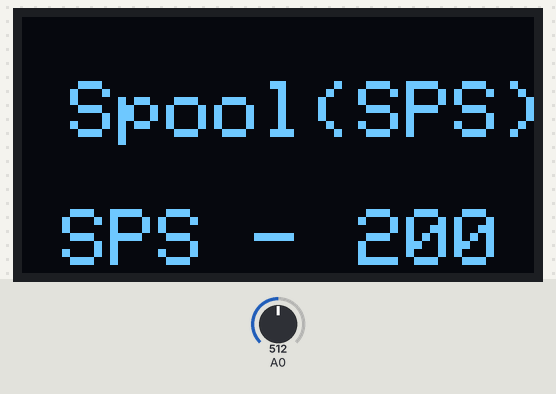
The sketch below on a simulated Arduino Uno, built with avr-gcc and run on an emulated ATmega328P. Shown: 128×64 one-colour display. The test bench sets the inputs (shaded band); at power-on: A0 = 512.

Above: at 1.3 s.
1.4 s: A0 set to 716
At 2.6 s:
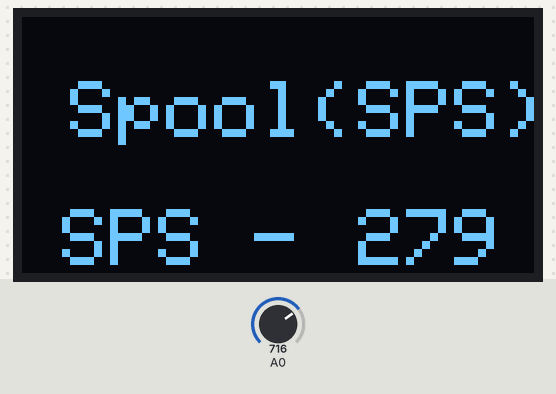
2.9 s: A0 set to 900
At 4.1 s:
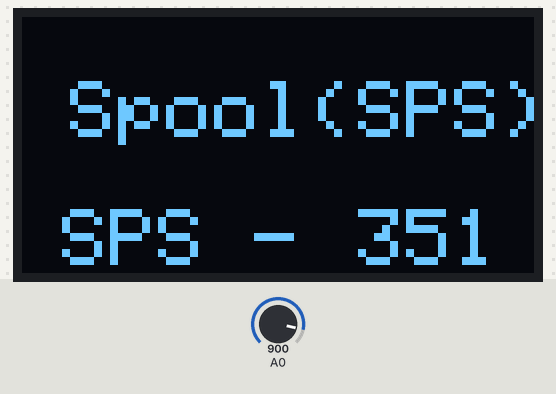
4.4 s: A0 set to 1023
At 4.8 s:
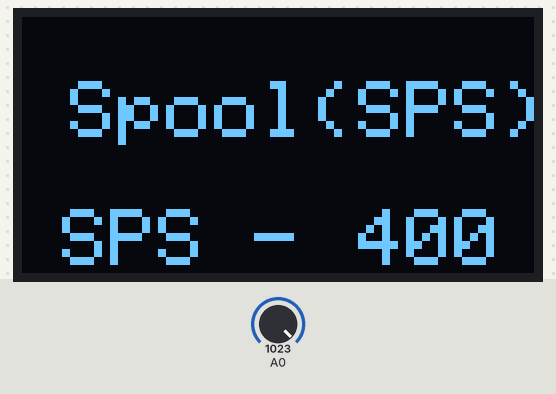
Timing chart, 0 to 7.4 s (numbered marks = the images above; inputs shaded):
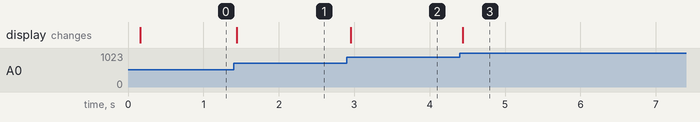

Measured:
- after the input at 1.4 s, the display: changes at once (image 1)
- after the input at 2.9 s, the display: changes after 0.06 s (image 2)
- after the input at 4.4 s, the display: changes at once (image 3)

The sketch:

OLED_code_with_potentiometer.ino
```cpp
#include <Adafruit_GFX.h>
#include <Adafruit_SSD1306.h>
#include <Wire.h>

Adafruit_SSD1306 d(128, 64);


int potentiometer;
int x;
void setup() {
  delay(100);

  d.begin(SSD1306_SWITCHCAPVCC, 0x3C);

  d.clearDisplay();

  d.setTextColor(WHITE);

  d.setRotation(0);

  d.setTextWrap(false);

  d.dim(0);  //Set brightness (0 is maximun and 1 is a little dim)


}

void loop() {

   potentiometer = analogRead(A0);
   x = map(potentiometer, 0, 1023, 0, 400);

  d.clearDisplay();
  d.setTextSize(2);
  d.setCursor(84, 48);
  d.println(x);
  d.setCursor(12, 16);  // (x,y)
  d.println("Spool(SPS)");
  d.setTextSize(2);
  d.setCursor(10, 48);
  d.println("SPS -");
  d.display();

    }
```
